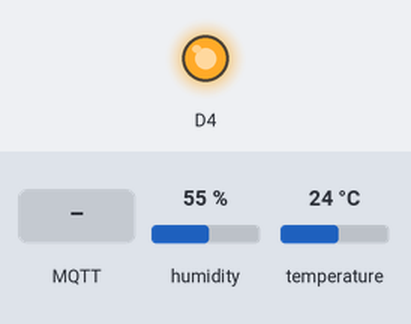
The sketch below on a simulated ESP8266 (NodeMCU). Parts: output pins drawn as LEDs (lit = HIGH, except the on-board LED, lit = LOW). The inputs (shaded band) are chosen by the test bench; at power-on: humidity 55 %, temperature 24 °C. WiFi joins after 1.5 s; servers stay silent unless stated; random numbers use the default seed unless the sketch sets one; no MQTT or app messages arrive unless stated; what the sketch prints to the serial monitor is not drawn.

Above: at 2.7 s.
2.8 s: MQTT message "0" arrives on the first subscribed topic
At 3.6 s:
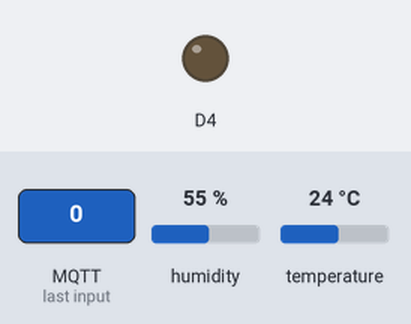
4.3 s: MQTT message "1" arrives on the first subscribed topic
At 4.7 s:
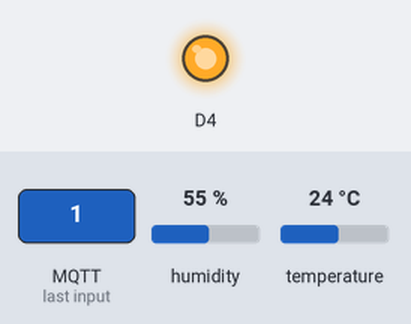
5.8 s: MQTT message "2" arrives on the first subscribed topic
At 7.1 s:
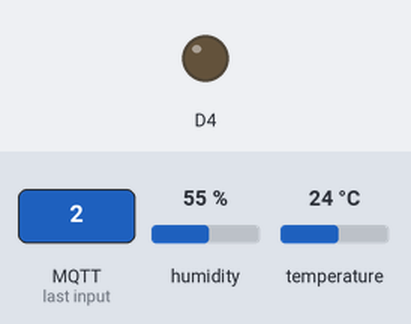
Timing chart, 0 to 8.8 s (numbered marks = the images above; inputs shaded):
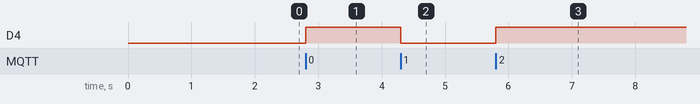

Measured:
- after the input at 2.8 s, D4: LOW → HIGH at once
- after the input at 4.3 s, D4: HIGH → LOW at once
- after the input at 5.8 s, D4: LOW → HIGH at once

The sketch:

MQTT.ino
```cpp
#include <ESP8266WiFi.h>
#include <PubSubClient.h>

#include <DHT.h>
//Constants
#define DHTPIN D3
#define DHTTYPE DHT11
DHT dht(DHTPIN, DHTTYPE);
float hum;
float temp;

const char* ssid = "12345";
const char* password = "Yash#1209";
const char* mqtt_server = "91.121.93.94";  // ping test.mosquitto.org

WiFiClient espClient;
PubSubClient client(espClient);
unsigned long lastMsg = 0;
#define MSG_BUFFER_SIZE	(50)
char msg[MSG_BUFFER_SIZE];
int value = 0;

void setup_wifi() {

  delay(10);
  // We start by connecting to a WiFi network
  Serial.println();
  Serial.print("Connecting to ");
  Serial.println(ssid);

  WiFi.mode(WIFI_STA);
  WiFi.begin(ssid, password);

  while (WiFi.status() != WL_CONNECTED) {
    delay(500);
    Serial.print(".");
  }

  randomSeed(micros());

  Serial.println("");
  Serial.println("WiFi connected");
  Serial.println("IP address: ");
  Serial.println(WiFi.localIP());
}

void callback(char* topic, byte* payload, unsigned int length) {
  Serial.print("Message arrived [");
  Serial.print(topic);
  Serial.print("] ");
  for (int i = 0; i < length; i++) {
    Serial.print((char)payload[i]);
  }
  Serial.println();

  if ((char)payload[0] == '1') {
    digitalWrite(BUILTIN_LED, LOW);   // Turn the LED on (Note that LOW is the voltage level

  } else {
    digitalWrite(BUILTIN_LED, HIGH);  // Turn the LED off by making the voltage HIGH
  }

}

void reconnect() {

  while (!client.connected()) {
    Serial.print("Attempting MQTT connection...");

    String clientId = "ESP8266Client-";
    clientId += String(random(0xffff), HEX);

    if (client.connect(clientId.c_str())) {
      Serial.println("connected");

      client.publish("device/temp", "MQTT Server is Connected");

      client.subscribe("device/led");
    } else {
      Serial.print("failed, rc=");
      Serial.print(client.state());
      Serial.println(" try again in 5 seconds");

      delay(5000);
    }
  }
}

void setup() {
  pinMode(BUILTIN_LED, OUTPUT);
  dht.begin();
  Serial.begin(115200);
  setup_wifi();
  client.setServer(mqtt_server, 1883);
  client.setCallback(callback);

}

void loop() {
  hum = dht.readHumidity();
  temp= dht.readTemperature();
  if (!client.connected()) {
    reconnect();
  }
  client.loop();

  unsigned long now = millis();
  if (now - lastMsg > 2000) {
    lastMsg = now;
    String payload = String("temperature") + String(temp) + "," + String("humidity")+ String(hum);
    //Serial.print("Publish message: ");
    //Serial.println(payload);
    client.publish("device/temp", payload.c_str());
  }
}
```
